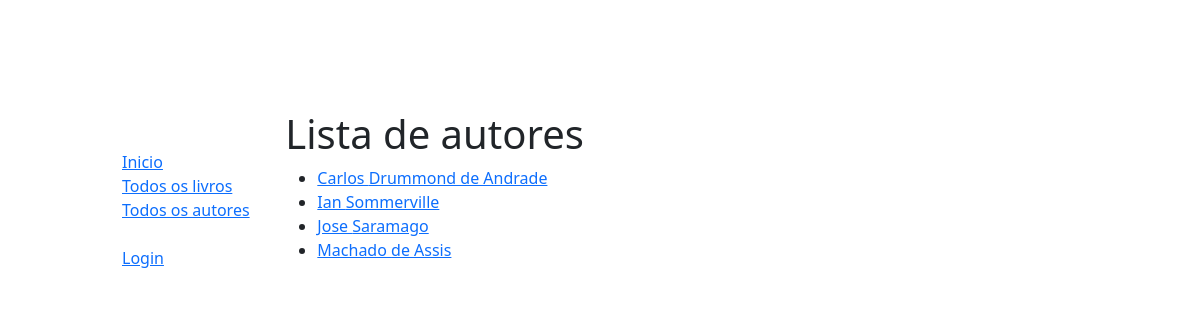
Before: /catalog/autores/ with the older database file.
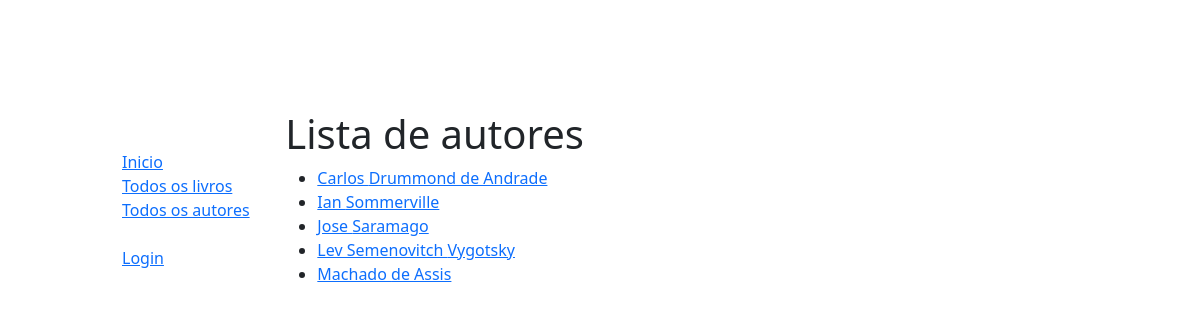
After: the same page with the newer database file.
### catalog/models.py (models this page shows, shortened)
class Autor(models.Model):
    nome = models.CharField(max_length=100)
    sobrenome = models.CharField(max_length=100)
    data_nascimento = models.DateField(null=True, blank=True)
    data_morte = models.DateField('Data da morte', null= True, blank= True)
    class Meta:
        ordering = ['nome','sobrenome']
        permissions = [('pode_criar_atualizar_autor', 'Cria/Atualiza autor'),('pode_deletar_autor','Deleta autor')]
    def get_absolute_url(self):
        return reverse('autor-detail', args=[str(self.id)])

### catalog/views.py (the view)
# urls.py: path('autores/', views.AutorListView.as_view(), name = 'autores'),
class AutorListView(generic.ListView):
    model = Autor

### catalog/templates/catalog/autor_list.html
{% extends "base_generic.html" %}
{% block content %}
  <h1>Lista de autores</h1>
  {% if autor_list %}
  <ul>
    {% for autor in autor_list %}
      <li>
        <a href=" {{ autor.get_absolute_url }}">{{ autor.nome }} {{ autor.sobrenome }} </a>
      </li>
    {% endfor %}
  </ul>
  {% else %}
    <p>Não há autores cadastrados.</p>
  {% endif %}
{% endblock %}

### catalog/templates/base_generic.html (shortened to what this page needs)
<!DOCTYPE html>
<html lang="pt-br">
<head>
  <link href="https://cdn.jsdelivr.net/npm/bootstrap@5.1.3/dist/css/bootstrap.min.css" rel="stylesheet">
  {% load static %}
  <link rel="stylesheet" href="{% static 'css/style.css' %}">
</head>
<body>
  <div class="container-fluid">
    <div class="row">
      <div class="col-sm-2">
      {% block sidebar %}
        <ul class="sidebar-nav">
          <li><a href="{% url 'index' %}">Inicio</a></li>
          <li><a href="{% url 'livros' %}">Todos os livros</a></li>
          <li><a href="{% url 'autores' %}">Todos os autores</a></li>
          <br>
          {% if user.is_authenticated %}
            <li>Usuário: {{ user.get_username }}  </li>
            <li><a href="{% url 'meus-emprestados' %}">Meus empréstimos</a></li>
            <br>
            {% if user.is_staff %}
              <li>Equipe:</li>
              <li><a href="{% url 'livros-emprestados' %}"> Livros emprestados</a></li>
              <li><a href="{% url 'autor-create' %}"> Criar autor</a></li>
              <li><a href="{% url 'livro-create' %}"> Criar livro</a></li>
              <br>
            {% endif %}
            <li><a href="{% url 'logout' %}?next={% url 'index' %}">Sair</a></li>
          {% else %}
            <li><a href="{% url 'login' %}?next={{ request.path }}">Login</a></li>
          {% endif %}
        </ul>
     {% endblock %}
      </div>
      <div class="col-sm-10 ">{% block content %}{% endblock %}
      </div>
    </div>
  </div>
</body>
</html>

### catalog/static/css/style.css (style rules this page uses)
.sidebar-nav { margin-top: 40px; padding: 0; list-style: none; }
body { margin: 10px;padding:100px; }

Changed rows visible on the page:
added Autor: nome "Lev Semenovitch", sobrenome "Vygotsky"
